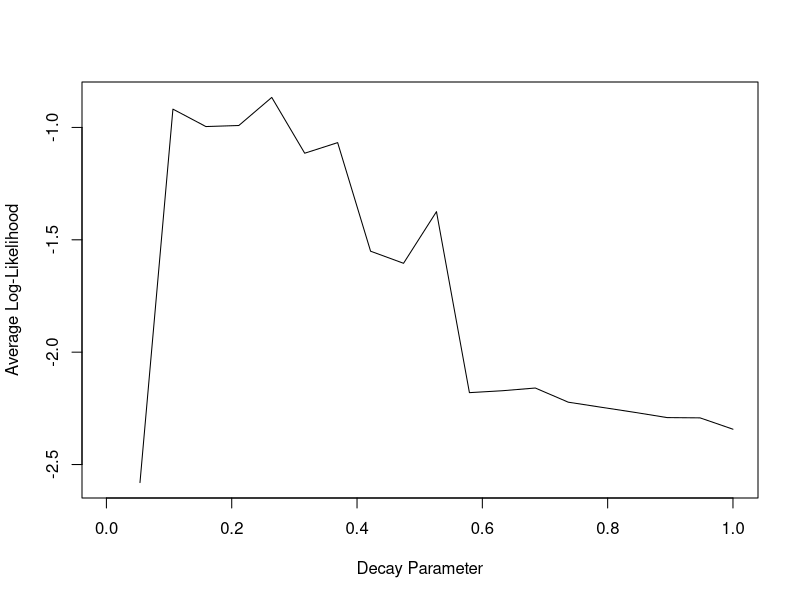

Source code (R): (Note: this script raises an error after producing the figure.)
library(nnet)

wine <- read.csv("red_wine.csv")

# Exercise 1: NN with 2 hidden units

data_subset <- wine[1:1000, ]

X <- as.matrix(data_subset[, -ncol(data_subset)])
y <- data_subset[, "quality"]


est_nn <- nnet(X,y, size=2, decay=0, linout=F, maxit=2000)

summary(est_nn)

# Exercise 2: NN with 50 hidden units

train_val_data <- wine[1:1000, ]
test_data <- wine[1001:1599, ]

# Within training+validation: training and validation sets for decay tuning
train_decay_data <- wine[1:800, ]
val_decay_data <- wine[801:1000, ]

# Extract predictors and targets for these sets
X_train_val <- as.matrix(train_val_data[, -ncol(train_val_data)])
y_train_val <- train_val_data[, "quality"]

X_test <- as.matrix(test_data[, -ncol(test_data)])
y_test <- test_data[, "quality"]

X_train_decay <- as.matrix(train_decay_data[, -ncol(train_decay_data)])
y_train_decay <- train_decay_data[, "quality"]

X_val_decay <- as.matrix(val_decay_data[, -ncol(val_decay_data)])
y_val_decay <- val_decay_data[, "quality"]

X_train_scaled <- scale(X_train_val)
X_test_scaled <- scale(X_test)
X_train_decay_scaled <- scale(X_train_decay)
X_val_decay_scaled <- X_val_decay

decay_values <- seq(0.001, 1, length.out = 20)
loglikelihood_vals <- rep(NA, length(decay_values))

# Loop over decay values to tune on validation set
for(i in seq_along(decay_values)) {
  nn_fit <- nnet(X_train_decay_scaled, y_train_decay, size = 50, decay = decay_values[i], linout = FALSE, maxit = 5000)
  preds <- predict(nn_fit, newdata = X_val_decay_scaled)
  loglikelihood_vals[i] <- mean(y_val_decay * log(preds) + (1 - y_val_decay) * log(1 - preds))
}

plot(decay_values, loglikelihood_vals, type = "l", xlab = "Decay Parameter", ylab = "Average Log-Likelihood")

best_decay <- decay_values[which.max(loglikelihood_vals)]
cat("Optimal decay parameter:", best_decay, "\n")

# Train final model on validation data with optimal decay
final_nn_model <- nnet(X_test, y_test, size = 50, decay = best_decay, linout = FALSE, maxit = 5000)

# Predict probabilities on test set
final_probs <- predict(final_nn_model, newdata = test_data, type = "raw")

accuracy_calc <- function(pred_probs, true_labels) {
  pred_labels <- ifelse(pred_probs > 0.5, 1, 0)
  mean(pred_labels == true_labels)
}

final_accuracy <- accuracy_calc(final_probs, y_test)
cat("Neural network accuracy on test data:", final_accuracy, "\n")

# Exercise 3: Additive NP logistic model

# Fit GAM using all regressors
est_gam <- gam(quality ~ s(fixed.acidity) + s(volatile.acidity) + s(citric.acid) +
                 s(residual.sugar) + s(chlorides) + s(free.sulfur.dioxide) +
                 s(total.sulfur.dioxide) + s(density) + s(pH) + s(sulphates) + s(alcohol),
               data = train_val_data, family = binomial)

# Predict probabilities on test set
final_probs_gam <- predict(est_gam, newdata = test_data, type = "raw")

final_accuracy_gam <- accuracy_calc(final_probs_gam, y_test)
cat("Additive NP logistic model accuracy on test data:", final_accuracy_gam, "\n")

misclassification_gam <- 1 - final_accuracy_gam
cat("Additive NP logistic model misclassification rate on test data:", misclassification_gam, "\n")

